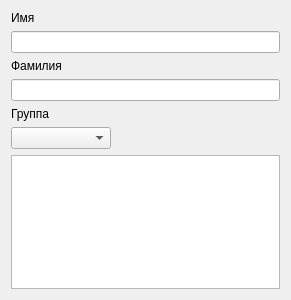
<?xml version="1.0" encoding="UTF-8"?>
<ui version="4.0">
 <class>SearchStudents</class>
 <widget class="QDialog" name="SearchStudents">
  <property name="geometry">
   <rect>
    <x>0</x>
    <y>0</y>
    <width>291</width>
    <height>300</height>
   </rect>
  </property>
  <property name="windowTitle">
   <string>Dialog</string>
  </property>
  <layout class="QVBoxLayout" name="verticalLayout_5">
   <item>
    <layout class="QVBoxLayout" name="verticalLayout_4">
     <item>
      <layout class="QVBoxLayout" name="verticalLayout_2">
       <item>
        <widget class="QLabel" name="label_2">
         <property name="text">
          <string>Имя</string>
         </property>
        </widget>
       </item>
       <item>
        <widget class="QLineEdit" name="lineEditName"/>
       </item>
      </layout>
     </item>
     <item>
      <layout class="QVBoxLayout" name="verticalLayout">
       <item>
        <widget class="QLabel" name="label">
         <property name="text">
          <string>Фамилия</string>
         </property>
        </widget>
       </item>
       <item>
        <widget class="QLineEdit" name="lineEditLastName"/>
       </item>
      </layout>
     </item>
     <item>
      <layout class="QVBoxLayout" name="verticalLayout_3">
       <item>
        <widget class="QLabel" name="label_3">
         <property name="text">
          <string>Группа</string>
         </property>
        </widget>
       </item>
       <item>
        <widget class="QComboBox" name="comboBox">
         <property name="maximumSize">
          <size>
           <width>100</width>
           <height>16777215</height>
          </size>
         </property>
        </widget>
       </item>
      </layout>
     </item>
    </layout>
   </item>
   <item>
    <widget class="QTableView" name="tableView">
     <attribute name="horizontalHeaderVisible">
      <bool>false</bool>
     </attribute>
     <attribute name="horizontalHeaderDefaultSectionSize">
      <number>1000</number>
     </attribute>
    </widget>
   </item>
  </layout>
 </widget>
 <resources/>
 <connections/>
</ui>
